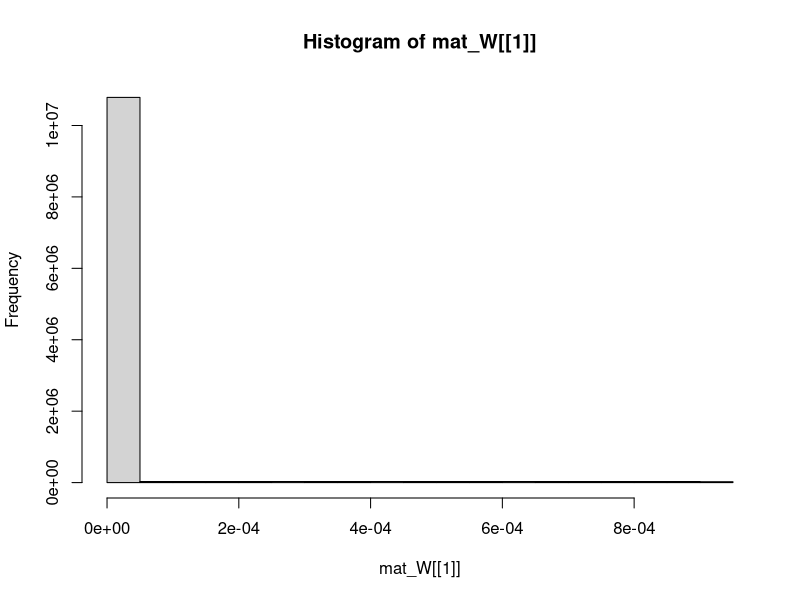
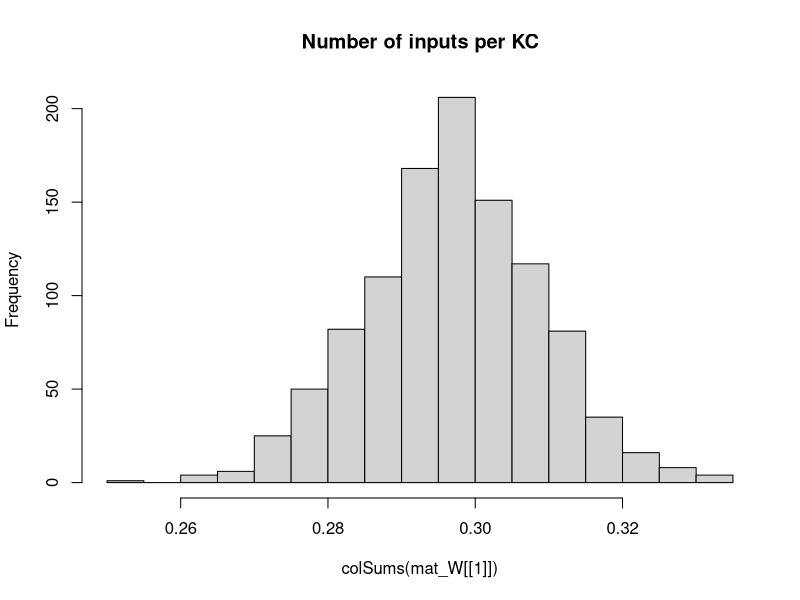

Source code (R) for these figures, in order: (Note: this script raises an error after producing the figures.)
## Development Code for Willsaw NN image recognition of zfish larva
## KL 2021
## I will implement a MB random kernel NN as in my Ant Navigation paper 
## This Files Trains the weights of  2 Layer Net : Random Expansion Feature Layer (Random Kernel Trick) -> Perceptron Output neuron 
## The connections in L1 Random Sparse Net are data independent, while L2 wights are trained via +ve larva head template samples to filter patterns that look like larva
## The input images are labeled as Fish and non fish according to the folder they are placed.
# Output is saved as pgm images which are then loaded by tracker software so as to implemend the simple classifier net implemended here 

library("pixmap")
library("yaml")


## Initialiaze the random Weight vector of an L1 (KC) neuron  
init_random_W <- function(m,p){
  # Draw random Number N of Sampled Inputs From Binomial
  n <- rbinom(1,length(m),p)
  ## Set N random synapses as inputs to KC
  idx <- sample(1:length(m),n)
  m <- runif(NROW(m))/(100*NROW(m)) ##Weak Synapses
  ## Likely Stronger Subset
  m[idx] <- runif(n)/(length(m)) #1/NROW(m)
  #print(length(m))
  return (m)
}

## Sigmoid//logistic Transfer Function
N_transfer <- function(activation)
{
  return (1/(1+exp(-activation)))
}


## Derivative Sigmoid/logistic Transfer Function
N_transfer_D <- function(activation)
{
  return (N_transfer(activation)*(1-N_transfer(activation)) )
}

N_activation <- function(X,W,B)
{
  ## If more Than Half input units (based on Avg inputs) is active - then activate KC
  
  #  if ( sum(X) > KC_THRES )
  #    return (1)
  # else
  ## Bias is just another W attached to a fixed Input 1
  return (W%*%X + B)
}

## Copies A Smaller Matrix To the Middle of a larger one - (Pasting Image on larger canvas)
matrix_paste <- function(src,target)
{
  x_offset <- round((ncol(target)- ncol(src))/2 )
  y_offset <- round((nrow(target)- nrow(src))/2 )
  target[ (1+y_offset):(y_offset+nrow(src)),(1+x_offset):(x_offset+ncol(src))] <-src
  return(target)
}


sparse_binarize <- function(X,INPUT_SPARSENESS)
{
  ## Binarize Input Image / Set Sparsensess ##
  pxsparse = 1.0
  thres_bin = mean(X)
  max_iter = 100
  
  while (pxsparse > INPUT_SPARSENESS & max_iter > 0)
  {
    X_bin <-  as.numeric(X > thres_bin)
    pxsparse <- sum(as.numeric(X_bin[X_bin > 0]))/length(X_bin)
    thres_bin = thres_bin + 0.01;
    max_iter = max_iter + 1
  }
  
  
  ##message("Input Sparseness:",pxsparse)
  
  return(X_bin)
}




makeInputMatrix <- function(img_list,inmat_W)
{
  
  ## TRAIN /TEST ##
  img_list <- img_list[,1]
 
  
  
  ## Matrix Of  image Input Vectors  
  mat_X = matrix(0,nrow=ncol(inmat_W[[1]]),ncol=length(img_list) )
  fileidx <- 0
  for (in_img in img_list)
  {
    fileidx= fileidx + 1
    
    imgT <- read.pnm(as.character(in_img) )
    mat_img <- getChannels(imgT)
    X <- as.vector(mat_img)
    ### Add Fixed input 1 - To operate As Adjustable Bias for each input   
    ##X[length(X)] <- 1 # c(as.vector(mat_img),1)
    
    ##message(in_img," Input Dim:", dim(mat_img)[1],"x",dim(mat_img)[2],"=",dim(mat_img)[2]*dim(mat_img)[1])
    
    if (length(X) > n_top_px)
    {
      warning("input sample too big - skipping")
      next
    }
    
    ## If Loaded image is Smaller than INput - Then Resize (paste into) larger Matrix to fit
    if (length(X) < n_top_px)
    {
      ##message("input sample Smaller than Canvas - pasting")
      mat_t <- matrix(0,nrow=img_dim[1],ncol=img_dim[2])
      mat_img <- matrix_paste(mat_img,mat_t)
      ##message("Converted  Dim:", dim(mat_img)[1],"x",dim(mat_img)[2],"=",dim(mat_img)[2]*dim(mat_img)[1])
    }
    
    ##mypic = new("pixmapGrey", size=dim(mat_img),grey = mat_img);plot(mypic)
    ## Convert to Col Vector
    X <- sparse_binarize(as.vector(mat_img),INPUT_SPARSENESS)
    
    
    dim(X) <- c(length(X),1) ## Make into Col Vector
    
    if (length(X) > n_top_px)
    {
      warning(in_img,"Image Too large. Skipping")
      next
    }
    
    stopifnot(length(mat_X[,fileidx]) ==length(X) ) 
    mat_X[,fileidx] <- X # Save In Vector to MAtrix
    
  }## Load All Input Vectors Into Matrix X
  
  return(mat_X)
} ##Make INput List



### EXPORT MAtrix to YAML for !!opencv-matrix##
matrixToYamlForOpenCV <- function(mat)
{
  ##!!opencv-matrix
  strHeader <- "!!opencv-matrix\n rows: %d\n cols: %d\n dt: f\n data:["
  ## Matrix Will Be saved Transposed Because Data serial Reading Order is by row in OpenCV while Here Serialization is By Column
  strHeader <- sprintf(strHeader,nrow(mat),ncol(mat))
  strData = ""
  lineWidth = 100#min(100,length(mat))
  
  ## COMMENTED OUT AS SUDDENLY as.yaml started adding new Lines in data automatically - The following routine does this manually
  # ##Long Strings Need to be broken by New Lines otherwise OPENCV FIle Storage FAils
  # if (length(mat) > lineWidth){
  #   fcon<- tempfile("matrixYaml")
  #   
  #   ## Need to export To TEMP file as string Concat Is too SLOW
  #   for (i in seq(1,length(mat),lineWidth) ){
  #     write(mat[i:min(i+lineWidth-1,length(mat)-1)], file = fcon,ncolumns = 100, append = TRUE, sep = ", ")
  #     ##cat(",",file = fcon, append = TRUE,fill=FALSE)
  #     #strData = paste0(strData, toString(mat[i:min(i+lineWidth,length(mat))],"\n",width=0))
  #   }
  #   ## Join  All Lines Back INto One String - With Newlines and Commas and Intendation
  #   #strData = noquote()
  #   strData = noquote(paste0(
  #                     readLines(con = fcon, n = -1L, ok = TRUE, warn = TRUE, skipNul = FALSE, encoding = "UTF-8"),
  #                            collapse=",\n         ")) ##
  #   #class(strData) <- "verbatim"
  # }else
    
  ## Need to TransposeBecause Data serial Reading Order is by row in OpenCV while Here Serialization is By Column
  strData = toString(t(mat))
  
  
  strRet=  noquote(paste0(strHeader,strData,"]")) 
  
  
  ##Character vectors that have a class of ‘verbatim’ will not be quoted in the output YAML 
  class(strRet) <- "verbatim"
  ##class(strRet) <- "verbatim"
  #write(strRet,file = fcon)  
  return(noquote(strRet) )
}




## Process 2 Layer Network - Return Last Node Output produced for each input image
## Note : Input Layer Is Simplified - No activation function needed or Bias - Input image intentities are taken as activations
## Target_output is vector of desired output for each output Neuron these I chose to be L2_1=1 (Fish) L2_2=1 (Non Fish)
net_proc_images_batch <- function(mat_X,inmat_W,inmat_B,mat_Y,learningRate = 0.0)  
{
  
  L_X     <- list() ## Output Of Layer k
  L_A     <- list() ## Activation of  Layer k
  L_delta <- list()  ## Delta is the "cost attributable to (the value of) that node". 
  L2_out <- list()
  
  fileidx <- 0
  outError = 0 #'Mean Sq Error Of File Batch'

  
  
    ##Input Layer Is Simplified - No activation function needed or Bias - Input image intentities are taken as activations
    ##Activation 
    L_A[[1]] <- mat_X
    L_X[[1]] <- mat_X##N_transfer(X-0.5)
    ## Due to R hell with numbers ecoming Factors I need to do this tricl
    
    ##Target_output <- mat_Y[fileidx,] 
     
    ## Forward Propagation ##
    L_A[[2]] <- N_activation(mat_X, inmat_W[[1]], inmat_B[[1]] )
    L_X[[2]] <- N_transfer( L_A[[2]])
    
    ##  matrix of output Col vectors correspond to output
    L_A[[3]] <- N_activation(L_X[[2]],inmat_W[[2]] , inmat_B[[2]] )  
    L_X[[3]] <- N_transfer( L_A[[3]]) ## v_Layer_Bias[i] matrix(rep(,nrow(mat_X)),nrow=nrow(mat_X) )  

    
    MSQError =  sum(((mat_Y) - L_X[[3]] )^2)/ ncol(mat_X)

    ## Note Indexes L_X and mat/biases are off by one because LX_1 is considerened an input layer, while neural layer is l=2
    ## Back Propagation ##
    for (l in (N_Layers):1 )
    {
      ##On Output Layer
      if (l == (N_Layers))
      {
        ## Element Wise Product (hadamart Product)
        L_delta[[l]] <- ( N_transfer_D( L_X[[l+1]] )   * (L_X[[l+1]] - mat_Y)) ##*N_transfer_D(L_X[[l]])
      }else{
        #L_delta[[l]] <- L_delta[[l+1]] %*% t(mat_W[[l]])*N_transfer_D(L_X[[l]])
        L_delta[[l]] <-   t(t(L_delta[[l+1]]) %*%(inmat_W[[l+1]])*t(N_transfer_D( L_X[[l+1]] )))    ## %*% t(N_transfer_D(L_X[[l-1]]) )
      }
      
      dE <- (L_delta[[l]])%*%t(L_A[[l]])  
      dW <- learningRate*dE 
      ##Add average change over batch samples
      inmat_W[[l]] <- inmat_W[[l]] -  dW ##length(img_list)
      ## Error Non-Conform
      #inmat_B[[l]] <- inmat_B[[l]] - learningRate*(L_delta[[l]])  
    }
    
    #hist(Layer_Bias[[1]])
    #if (fileidx %% 10 == 0)
    #  hist(inmat_W[[1]], main="After")
    
    
    ## Forward Propagation ## 
    L1 <- N_transfer(N_activation(mat_X, inmat_W[[1]],inmat_B[[1]]  ) ) ## v_Layer_Bias[i] matrix(rep(,nrow(mat_X)),nrow=nrow(mat_X) )  
    ## L2 matrix of output Col vectors correspond 
    L2 <-  N_transfer(N_activation(L1,inmat_W[[2]] ,  inmat_B[[2]] )  )  
    
    MSQError =  sum(((mat_Y) - L2 )^2)/ ncol(mat_X)
    
    
    #L2_out[[fileidx]] <- list(Err=0.5*sum((Target_output - L2[,fileidx])^2),
    #                          MSERR=MSQError,
    #                          L2_F=L2[1,fileidx],
    #                          L2_NF=L2[2,fileidx],
    #                          KC_active = sum(L1[fileidx,][L1[fileidx,]>0.5]),
    #                          KC_total = length(L1[fileidx,]),
                              # input_sparse= pxsparse,
    #                          file=in_img
    #)
    
    #message(fileidx,". MSQERR:",MSQError,"  ", L2_out[[fileidx]]$L2_F, "-", L2_out[[fileidx]]$L2_NF, " ERR: ", L2_out[[fileidx]]$Err ," ",in_img)
    message(fileidx,". MSQERR:",MSQError,"  ")
    
    
    ##message("Recognition Output for Img ",in_img," is F:",L_X[[3]][1]," non-F:",L_X[[3]][2]," Active KC:",L2_out[[fileidx]]$KC_active/N_KC )
    #dim(X) = img_dim##dim(mat_img)
    
    
    #image(X_bin)
    #title(main = paste(in_img,strRes," R:",L2_Neurons_out[1]-L2_Neurons_out[2]), font.main = 4)
  
  
  lout <- list(X=mat_X,
               W=inmat_W,
               B=inmat_B,
               output=L2,
               Target=mat_Y,
               #out=data.frame( do.call(rbind,L2_out ) ),
               MSQError=MSQError )
  
  #MSQError =  sum(((mat_Y) - L2)^2)/nrow(mat_X)
  
  return(lout  )
}



img_dim <- c(38,28)
N_Layers <- 2

n_top_px <- img_dim[2]*img_dim[1]
N_KC = n_top_px*10 ## Number of Kenyon Cells (Input layer High Dim Coding)
N_SYN_per_KC <- n_top_px/20 ## Number of pic Features each KC neuron Codes for
#KC_THRES <- N_SYN_per_KC*0.25 ## Number of INput that need to be active for KC to fire/Activate
v_Layer_N <- c(n_top_px, N_KC, 2)
Layer_Bias <- list() ## Number of INput that need to be active for Neuron to fire/Activate
INPUT_SPARSENESS = 0.20

mat_W <<- list() # List Of Weight Matrices
## Make Sparse Random Synaptic Weight matrix Selecting Inputs for each KC
for (k in 1:N_Layers)
{
  mat_W[[k]] <- matrix(0,ncol=v_Layer_N[k],nrow=v_Layer_N[k+1])
  ## Init Random
  mat_W[[k]] <- t(apply(mat_W[[k]],1,init_random_W,N_SYN_per_KC/n_top_px)) ##
  Layer_Bias[[k]] <- matrix(1,ncol=1,nrow=v_Layer_N[k+1] )  #rep(1,) ## Initialiaze Neural Biases
}

hist(mat_W[[1]])
hist(colSums(mat_W[[1]]),main="Number of inputs per KC")

##Layer 2 (Output Perceptron)
#L2_Neurons <<- 2

## Apply Input Image ##
## list training files 
setwd("/home/kostasl/workspace/zebrafishtrack/Rplots")
sPathTrainingSamples="../img/trainset/fish"
sPathTrainingNonSamples="../img/trainset/nonfish/"
sPathTestingSamplesFish="../img/fish/"
sPathTestingSamplesNonFish="../img/nonfish/"

img_list_train_fish =  cbind(files=list.files(path=sPathTrainingSamples,pattern="*pgm",full.names = T),F=1,NF=0) 
img_list_test_fish = cbind(files=list.files(path=sPathTestingSamplesFish,pattern="*pgm",full.names = T),F=1,NF=0)
img_list_train_nonfish =   cbind(files=list.files(path=sPathTrainingNonSamples,pattern="*pgm",full.names = T),F=0,NF=1)
img_list_test_nonfish =  cbind(files=list.files(path=sPathTestingSamplesNonFish,pattern="*pgm",full.names = T),F=0,NF=1)

img_list_all <- rbind.data.frame(img_list_train_fish,img_list_test_fish,img_list_train_nonfish,img_list_test_nonfish,stringsAsFactors = FALSE)

#img_list_test=  list.files(path=sPathTestingSamples,pattern="*pgm",full.names = T) Samples ##


img_list_all <- rbind.data.frame(img_list_train_fish,img_list_test_fish,img_list_test_nonfish[1:NROW(img_list_test_fish),],stringsAsFactors = FALSE)

batchSize = 5 # Number of Training IMages for Each Leanring Episode (which will define error graident )
Nbatches = 20
trainingN = 5 ##Training Cycles For Each Batch

## TODO : Move this in Funct - Use One MAtrix For Net -Matrix Of Biases
mat_B <- list()
mat_B[[1]] <- matrix(Layer_Bias[[1]],ncol=(batchSize),nrow=length(Layer_Bias[[1]]))
mat_B[[2]] <- matrix(Layer_Bias[[2]],ncol=(batchSize),nrow=length(Layer_Bias[[2]]) )


lFitError <- list()
dfitRecord <- data.frame()

vTrainingError <- vector()
## Subset INput LIst Into Batches
rIdx = 1
for (b in 1:Nbatches)
{
  ##Make Matrix -For All net inputs
  img_list_suffled <- img_list_all[sample(1:nrow(img_list_all)),]
  ##Select Subset Batch
  img_list_suffled <- head(img_list_suffled,batchSize)
  
  mat_X <- makeInputMatrix(img_list_suffled,mat_W)
  
  label_list <-cbind.data.frame(F=(img_list_suffled[,2]),NF=(img_list_suffled[,3]) )##Target output/labels
  mat_Y <- t(apply(as.matrix(label_list),2,strtoi))  
  
 
  
  for (i in 1:trainingN)
  {  
    
    dLearningRate    <- 0.00001
    
    # TRAIN On Fish 
    dnetout <- net_proc_images_batch(mat_X,mat_W,mat_B,mat_Y,dLearningRate )
    mat_W   <<-dnetout$W
    mat_B <<- dnetout$B

        
    vTrainingError[rIdx] = dnetout$MSQError  #plot(unlist(dnetout$out$MSERR),main=paste(i,"Mean SQ Err"))
    rIdx = rIdx +1
    
    plot(vTrainingError,xlim=c(0,trainingN*Nbatches)) #ylim=c(0,1)
    
  }## Repeated Training On Batch 

} ## Different Batch Suffles  


### Calcl Final Performance 

##Select Subset Batch
img_list_suffled <- img_list_all[sample(1:nrow(img_list_all)),]
mat_X <- makeInputMatrix(img_list_suffled,mat_W)
label_list <-cbind.data.frame(F=(img_list_suffled[,2]),NF=(img_list_suffled[,3]) )##Target output/labels
mat_Y <- t(apply(as.matrix(label_list),2,strtoi))

## TODO : Move this in Funct - Use One MAtrix For Net -Matrix Of Biases
mat_B <- list()
mat_B[[1]] <- matrix(Layer_Bias[[1]],ncol=ncol(mat_X),nrow=length(Layer_Bias[[1]]))
mat_B[[2]] <- matrix(Layer_Bias[[2]],ncol=ncol(mat_X),nrow=length(Layer_Bias[[2]]) )


dLearningRate    <- 0.0
# TRAIN On Fish 
dnetout <- net_proc_images_batch(mat_X,mat_W,mat_B,mat_Y,dLearningRate )
message("Final MSQERR:",dnetout$MSQError)

  
hist(dnetout$Target - dnetout$output)

hist(dnetout$W[[1]],main="After")




## FOR EXAPORT TO YAML

fishNet <- list(LW1=dnetout$W[[1]],
                LW2=dnetout$W[[2]],
                LB1=dnetout$B[[1]],
                LB2=dnetout$B[[2]] 
)

#attr(fishNet$LW1, "tag") <- "!!opencv-matrix" ##Adding tags Also Change The Header to Verbatim, which does not work in OPENCV
attr(fishNet$LW2, "tag") <- "!!opencv-matrix"
attr(fishNet$LB1, "tag") <- "!!opencv-matrix"
attr(fishNet$LB2, "tag") <- "!!opencv-matrix"



#fishNet <- list(LW1=Layer_Bias[[2]]
#)
## EXPORT TO YAML FOR OPENCV - Custom/hacked exporter routine specific to OPENCV
#  filename <- "fishNet.yml"
#  con <- file(filename, "w")
#  message("Exporting to YAML-Wait for it , this may take a while...")
#  write("%YAML:1.0",con) ##Header Is necessary For OPENCV 
  ## Indentation Needs to be 3
#  str_yaml<- noquote(as.yaml(fishNet, handlers=list(matrix=matrixToYamlForOpenCV), line.sep="\n",indent=3,unicode=F))
  #  CLEAN UP String FRom Escape Chars
  ## the Var Type tag !!opencv-matrix needs to be on same line as vairable Name - For OpenCV file store - FIX
#  str_yaml <- gsub("\n  !!opencv-matrix","!!opencv-matrix",str_yaml,fixed = T)
#  str_yaml <- gsub("\\n","\n",str_yaml,fixed = T)## Remove Escaped NewLines
#  str_yaml <- gsub("\"","",str_yaml,fixed = T)#Remove Quates

#  write(noquote(str_yaml),con,append=TRUE) ##Header Is necessary For OPENCV 
#  close(con)




############## 


## Process 2 Layer Network - Return Last Node Output produced for each input image
## Note : Input Layer Is Simplified - No activation function needed or Bias - Input image intentities are taken as activations
## Target_output is vector of desired output for each output Neuron these I chose to be L2_1=1 (Fish) L2_2=1 (Non Fish)
net_proc_images <- function(input_list,inmat_W,inLayer_Bias,learningRate = 0.0)  
{
  
  L_X     <- list() ## Output Of Layer k
  L_A     <- list() ## Activation of  Layer k
  L_delta <- list()  ## Delta is the "cost attributable to (the value of) that node". 
  L2_out <- list()
  
  Target_output = c(1,0)  
  fileidx <- 0
  outError = 0 #'Mean Sq Error Of File Batch'
  ## TRAIN /TEST ##
  img_list <- input_list[,1]
  label_list <-cbind.data.frame(F=(input_list[,2]),NF=(input_list[,3]) )##Target output/labels
  
  ## Matrix Of  image Input Vectors  
  mat_X = matrix(0,nrow=ncol(inmat_W[[1]]),ncol=length(img_list) )
  
  for (in_img in img_list)
  {
    fileidx= fileidx + 1
    
    imgT <- read.pnm(as.character(in_img) )
    mat_img <- getChannels(imgT)
    X <- as.vector(mat_img)
    ### Add Fixed input 1 - To operate As Adjustable Bias for each input   
    ##X[length(X)] <- 1 # c(as.vector(mat_img),1)
    
    ##message(in_img," Input Dim:", dim(mat_img)[1],"x",dim(mat_img)[2],"=",dim(mat_img)[2]*dim(mat_img)[1])
    
    if (length(X) > n_top_px)
    {
      warning("input sample too big - skipping")
      next
    }
    
    ## If Loaded image is Smaller than INput - Then Resize (paste into) larger Matrix to fit
    if (length(X) < n_top_px)
    {
      ##message("input sample Smaller than Canvas - pasting")
      mat_t <- matrix(0,nrow=img_dim[1],ncol=img_dim[2])
      mat_img <- matrix_paste(mat_img,mat_t)
      ##message("Converted  Dim:", dim(mat_img)[1],"x",dim(mat_img)[2],"=",dim(mat_img)[2]*dim(mat_img)[1])
    }
    
    ##mypic = new("pixmapGrey", size=dim(mat_img),grey = mat_img);plot(mypic)
    ## Convert to Col Vector
    X <- sparse_binarize(as.vector(mat_img),INPUT_SPARSENESS)
    
    
    dim(X) <- c(length(X),1) ## Make into Col Vector
    
    if (length(X) > n_top_px)
    {
      warning(in_img,"Image Too large. Skipping")
      next
    }
    
    stopifnot(length(mat_X[,fileidx]) ==length(X) ) 
    mat_X[,fileidx] <- X # Save In Vector to MAtrix
    
    
    ##Input Layer Is Simplified - No activation function needed or Bias - Input image intentities are taken as activations
    ##Activation 
    L_A[[1]] <- X
    L_X[[1]] <- X##N_transfer(X-0.5)
    ## Due to R hell with numbers ecoming Factors I need to do this tricl
    mat_Y <- apply(as.matrix(label_list),2,strtoi)
    
    Target_output <-mat_Y[fileidx,] 
    ### 
    
    ## Forward Propagation ## 
    for (i in 2:(N_Layers+1) )
    {
      L_A[[i]] <- N_activation(L_X[[i-1]], inmat_W[[i-1]], inLayer_Bias[[i-1]]) ## v_Layer_Bias[i]  
      L_X[[i]] <- N_transfer(L_A[[i]])
    }
    
    outError = outError + sum( ( Target_output - L_X[[i]] ) )
    
    #hist(mat_W[[l-1]],main="before")
    ## Note Indexes L_X and mat/biases are off by one because LX_1 is considerened an input layer, while neural layer is l=2
    ## Back Propagation ##
    for (l in (N_Layers):1 )
    {
      ##On Output Layer
      if (l == (N_Layers))
      {
        ## Element Wise Product (hadamart Product)
        L_delta[[l]] <- ((N_transfer_D(L_X[[l+1]])) * (L_X[[l+1]] - Target_output)) ##*N_transfer_D(L_X[[l]])
      }else{
        #L_delta[[l]] <- L_delta[[l+1]] %*% t(mat_W[[l]])*N_transfer_D(L_X[[l]])
        L_delta[[l]] <-   t(t(L_delta[[l+1]]) %*%(inmat_W[[l+1]])*t(N_transfer_D( L_X[[l+1]] )))    ## %*% t(N_transfer_D(L_X[[l-1]]) )
        
      }
      
      dE <- (L_delta[[l]])%*%t(L_A[[l]])  
      dW <- learningRate*dE 
      ##Add average change over batch samples
      inmat_W[[l]] <- inmat_W[[l]] -  dW ##length(img_list)
      inLayer_Bias[[l]] <- inLayer_Bias[[l]] - learningRate*(L_delta[[l]])  
    }
    
    #hist(Layer_Bias[[1]])
    if (fileidx %% 10 == 0)
      hist(inmat_W[[1]], main="After")
    
    #hist( KC_out_act[1,])
    ## Calc Layer 1 output based on Activation Threshold Funciton for Units
    #KC_output <- apply(KC_out_act, 2, N_transfer)
    #dim(KC_output) <-c(1,length(KC_output)) ## Make into Row Vector
    
    ## Learn Positive Samples - Simple Perceptron Learning Rule - Over an augmented input X which is projected To High dim via sparse random matrix in L1##
    ## Take Active L1 outputs And Set L2 Input synapses of Output Neuron to High
    # Continuous output /
    #L2_Neurons_out <<- (as.numeric(( KC_output %*%  W_L2)/N_KC))
    # Weight Gradient -
    #DW <- t(KC_output)%*% (Target_output - L2_Neurons_out)/2
    #W_L2 <<-  W_L2 + learningRate*DW ## Update Weight Vector 
    
    
    ##W_L2[W_L2 < 1] <<- 1 ##Cap To Limit Values - Saturation Of Synapses
    ##W_L2[,outNeuronIdx][W_L2< -1] <<- -1
    
    #stopifnot(ncol(KC_output) == nrow(W_L2))
    ## Calc Output Neuron - Perceptron 
    ## FWD PROP CAlc MSQE - Fwd Propagate Entire Input Matrix 
    
    
    ## Forward Propagation ## 
    L1 <- N_transfer(N_activation(mat_X, inmat_W[[1]], matrix(inLayer_Bias[[1]],ncol=ncol(mat_X),nrow=length(inLayer_Bias[[1]])) ) ) ## v_Layer_Bias[i] matrix(rep(,nrow(mat_X)),nrow=nrow(mat_X) )  
    ## L2 matrix of output Col vectors correspond 
    L2 <-  N_transfer(N_activation(L1,inmat_W[[2]] , matrix(inLayer_Bias[[2]],ncol=ncol(mat_X),nrow=length(inLayer_Bias[[2]])) )  )  
    
    MSQError =  sum((t(mat_Y) - L2 )^2)/ ncol(mat_X)
    
    
    L2_out[[fileidx]] <- list(Err=0.5*sum((Target_output - L2[,fileidx])^2),
                              MSERR=MSQError,
                              L2_F=L2[1,fileidx],
                              L2_NF=L2[2,fileidx],
                              KC_active = sum(L1[fileidx,][L1[fileidx,]>0.5]),
                              KC_total = length(L1[fileidx,]),
                              # input_sparse= pxsparse,
                              file=in_img
    )
    
    
    
    message(fileidx,". MSQERR:",MSQError,"  ", L2_out[[fileidx]]$L2_F, "-", L2_out[[fileidx]]$L2_NF, " ERR: ", L2_out[[fileidx]]$Err ," ",in_img)
    
    ##message("Recognition Output for Img ",in_img," is F:",L_X[[3]][1]," non-F:",L_X[[3]][2]," Active KC:",L2_out[[fileidx]]$KC_active/N_KC )
    dim(X) = dim(mat_img)
    
    
    #image(X_bin)
    #title(main = paste(in_img,strRes," R:",L2_Neurons_out[1]-L2_Neurons_out[2]), font.main = 4)
  }
  
  lout <- list(X=mat_X,
               W=inmat_W,
               B=inLayer_Bias,
               out=data.frame( do.call(rbind,L2_out ) ))
  
  MSQError =  sum((t(mat_Y) - L2)^2)/nrow(mat_X)
  
  return(lout  )
}



#}

#       ##Test 
#   dnetout_tfish <- net_proc_images(img_list_test_fish,0.3, c(1,0))
#   #hist(unlist(dnetout_fish$L2_F),breaks=10,main="Class Fish Responses to F+ samples" )
#   ##L1 threshold set too high - patterns do not propagate
#   stopifnot(sum(unlist(dnetout_tfish$KC_active)) > 1)
#     
#   SqError_FisF <- sum((1 -unlist(dnetout_tfish$L2_F))^2)/nrow(dnetout_tfish)
#   SqError_FisNotNF <- sum((-1 -unlist(dnetout_tfish$L2_NF))^2)/nrow(dnetout_tfish)
#   
#   message("Sq. Error: F+:",SqError_FisF," F-:",SqError_FisNotNF)
#   
#   dnetout_tnotfish <- net_proc_images(img_list_test_nonfish,dLearningRate,c(0,1))
#   ##hist(unlist(dnetout_notfish$L2_NF),breaks=10,main="Class Not Fish Responses to F- samples" )
#   
#   SqError_NFisNotF <- sum((-1 -unlist(dnetout_tnotfish$L2_F))^2)/nrow(dnetout_tnotfish)
#   SqError_NFisNF <- sum((1 -unlist(dnetout_tnotfish$L2_NF))^2)/nrow(dnetout_tnotfish)
#   
#   #message("Sq. Error: F+:",SqError_NFisNotF," F-:",SqError_NFisNF)
# 
#   
#   SqClassError = sum(SqError_FisF,SqError_FisNotNF,SqError_NFisNotF,SqError_NFisNF)   
#   lFitError[[i]] = list(S_error=SqClassError,FishisFish=SqError_FisF,FishNotFish=SqError_FisNotNF,
#                         NotFishIsFish=SqError_NFisNotF,
#                         NotFishIsNotFish=SqError_NFisNF)
#   
#   dfitRecord <<- data.frame( do.call(rbind,lFitError ) )
#   plot(unlist(dfitRecord$S_error),xlim=c(1,100) ,xlab="Fit Error",ylim=c(0,2))
# 
# 
# ## Test Fish
# dnetout_testfish <- net_proc_images(img_list_test_fish,0,c(-1,1))
# ##hist(unlist(dnetout_notfish$L2_NF),breaks=10,main="Class Not Fish Responses to F- samples" )
# dnetout_testnonfish <- net_proc_images(img_list_test_nonfish,0,c(-1,1))
# 
# 
# SqError_NFisNotF <- sum((-1 -unlist(dnetout_testfish$L2_F))^2)/nrow(dnetout_testfish)
# SqError_NFisNF <- sum((1 -unlist(dnetout_testfish$L2_NF))^2)/nrow(dnetout_testfish)
# 
# 
# 
# 
# plot(unlist(dfitRecord$S_error),xlim=c(1,100) ,xlab="Fit Error",ylim=c(00,800))
# 
# plot(unlist(dfitRecord$FishisFish) )
# plot(unlist(dfitRecord$FishNotFish) )
# plot(unlist(dfitRecord$NotFishIsFish) )
# plot(unlist(dfitRecord$NotFishIsNotFish) )
# 
# 
# 
# ## Test Responses ## 
# dnetout_test <- net_proc_images(img_list_test,0.0,c(0,0))
# dnetout_test_nonfish <- net_proc_images(img_list_train_nonfish,0.0,c(-1,1))
# 
# 
# 
# colSums(W_L2)
# 
# l_out_n <- net_proc_images(img_list_train_nonfish,-dLearningRate/5,1)
# colSums(W_L2)
# 
# colSums(W_L2)
# 
# 
#  ## Save KC Matrix As Image (To Be loaded by Tracker)
#  ## Save Trained Weights As Image (To load by Tracker)
#  KC_sparse_pic <- pixmapGrey(mat_W[[1]], nrow=dim(mat_W[[1]])[1],ncol=dim(mat_W[[1]])[2])
#  plot(KC_sparse_pic)
#  write.pnm(KC_sparse_pic,file="L1_W_SparseNet.pgm")
# # 
# # ## Shift Values
#  L_W2 <- (mat_W[[2]])+1.0
#  L_W2 <- apply(L_W2,2,rev)
#  Lout_pic <- pixmapGrey(L_W2, nrow=dim(mat_W[[2]])[1],ncol=dim(mat_W[[2]])[2],cellres=1)
#  plot(Lout_pic)
#  write.pnm(Lout_pic,file="L2_W_SparseNet.pgm")
# 
#  Lout_pic <- pixmapGrey(Layer_Bias[[1]], nrow=dim(Layer_Bias[[1]])[1],ncol=dim(Layer_Bias[[1]])[2],cellres=1)
#  plot(Lout_pic)
#  write.pnm(Lout_pic,file="L1_B_SparseNet.pgm")
#  
#  
#  Lout_pic <- pixmapGrey(Layer_Bias[[2]],  nrow=dim(Layer_Bias[[2]])[1],ncol=dim(Layer_Bias[[2]])[2],cellres=1)
#  plot(Lout_pic)
#  write.pnm(Lout_pic,file="L2_B_SparseNet.pgm")
#  #
#  # 
# # 
# ## Load Matrix And Test
# imgT <- read.pnm(file="L1_W_SparseNet.pgm")
# mat_WL1 <- getChannels(imgT)
# 
# imgT <- read.pnm(file="L2_W_SparseNet.pgm")
# mat_WL2 <- getChannels(imgT)-1.0 ##Reverse Order

# 
# hist(W_L2)
# 
# cc <- getChannels(Lout_pic)
# plot(pic_outL)
